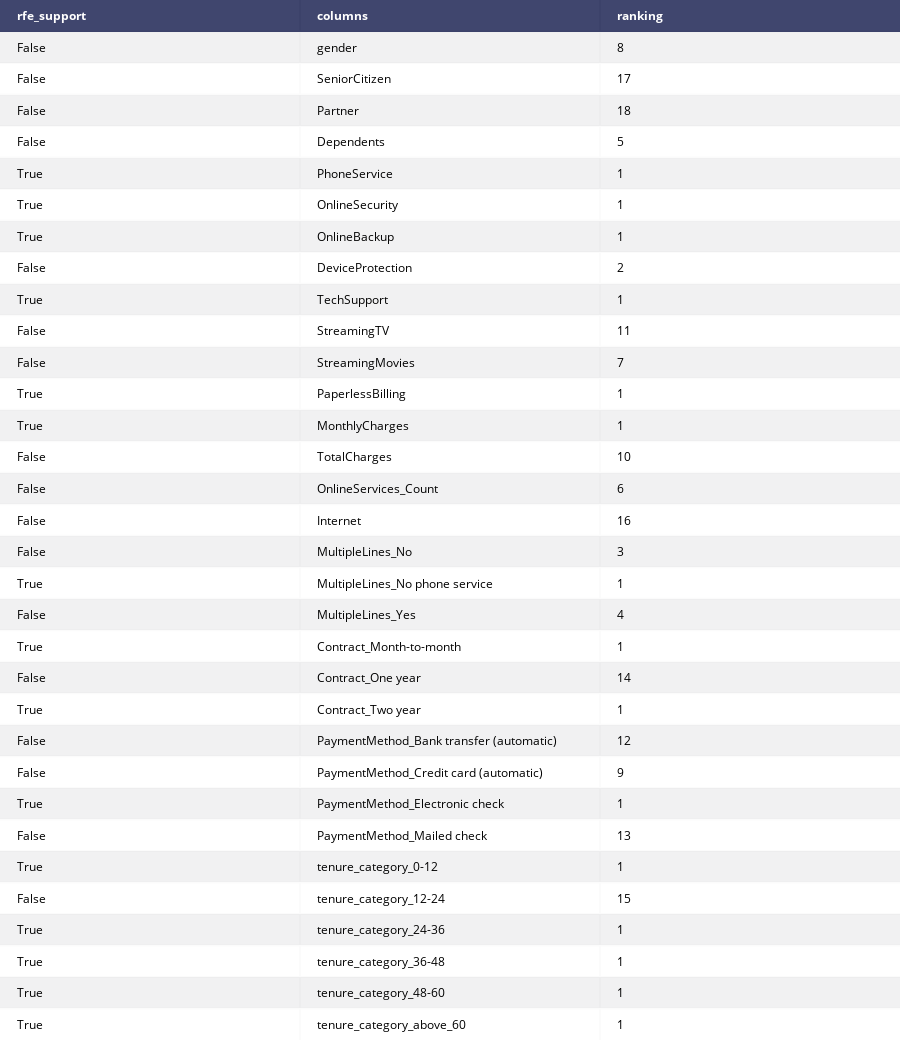

Notebook cell for this chart:
### Code cell
#Using RFE(Recursive Feature Elimination) to select top 15 features
from sklearn.feature_selection import RFE
LR = LogisticRegression()
#Initializing RFE model
rfe = RFE(LR,15)
#Transforming data using RFE
rfe_fit = rfe.fit(smt_X,smt_Y.values.ravel())
temp = pd.DataFrame({"rfe_support": rfe_fit.support_, 
                     "columns": features,
                     "ranking": rfe_fit.ranking_})
selected_features_rfe = temp[temp['rfe_support']==True]['columns'].tolist()
tab = ff.create_table(temp)
plotly.offline.iplot(tab)
print("\nSelected Features :\n" , selected_features_rfe)

### Figure 1 — Plotly figure (JSON) as saved in the notebook; plotly's stock layout.template omitted (floating-point values rounded to 4 significant figures)
{"data": [{"colorscale": [[0, "#00083e"], [0.5, "#ededee"], [1, "#ffffff"]], "hoverinfo": "none", "opacity": 0.75, "showscale": false, "type": "heatmap", "uid": "e3aceb17-c556-4a71-b114-b0abe436fd01", "z": [[0, 0, 0], [0.5, 0.5, 0.5], [1, 1, 1], [0.5, 0.5, 0.5], [1, 1, 1], [0.5, 0.5, 0.5], [1, 1, 1], [0.5, 0.5, 0.5], [1, 1, 1], [0.5, 0.5, 0.5], [1, 1, 1], [0.5, 0.5, 0.5], [1, 1, 1], [0.5, 0.5, 0.5], [1, 1, 1], [0.5, 0.5, 0.5], [1, 1, 1], [0.5, 0.5, 0.5], [1, 1, 1], [0.5, 0.5, 0.5], [1, 1, 1], [0.5, 0.5, 0.5], [1, 1, 1], [0.5, 0.5, 0.5], [1, 1, 1], [0.5, 0.5, 0.5], [1, 1, 1], [0.5, 0.5, 0.5], [1, 1, 1], [0.5, 0.5, 0.5], [1, 1, 1], [0.5, 0.5, 0.5], [1, 1, 1]]}], "layout": {"annotations": [{"align": "left", "font": {"color": "#ffffff"}, "showarrow": false, "text": "<b>rfe_support</b>", "x": -0.45, "xanchor": "left", "xref": "x", "y": 0, "yref": "y"}, {"align": "left", "font": {"color": "#ffffff"}, "showarrow": false, "text": "<b>columns</b>", "x": 0.55, "xanchor": "left", "xref": "x", "y": 0, "yref": "y"}, {"align": "left", "font": {"color": "#ffffff"}, "showarrow": false, "text": "<b>ranking</b>", "x": 1.55, "xanchor": "left", "xref": "x", "y": 0, "yref": "y"}, {"align": "left", "font": {"color": "#000000"}, "showarrow": false, "text": "False", "x": -0.45, "xanchor": "left", "xref": "x", "y": 1, "yref": "y"}, {"align": "left", "font": {"color": "#000000"}, "showarrow": false, "text": "gender", "x": 0.55, "xanchor": "left", "xref": "x", "y": 1, "yref": "y"}, {"align": "left", "font": {"color": "#000000"}, "showarrow": false, "text": "8", "x": 1.55, "xanchor": "left", "xref": "x", "y": 1, "yref": "y"}, {"align": "left", "font": {"color": "#000000"}, "showarrow": false, "text": "False", "x": -0.45, "xanchor": "left", "xref": "x", "y": 2, "yref": "y"}, {"align": "left", "font": {"color": "#000000"}, "showarrow": false, "text": "SeniorCitizen", "x": 0.55, "xanchor": "left", "xref": "x", "y": 2, "yref": "y"}, {"align": "left", "font": {"color": "#000000"}, "showarrow": false, "text": "17", "x": 1.55, "xanchor": "left", "xref": "x", "y": 2, "yref": "y"}, {"align": "left", "font": {"color": "#000000"}, "showarrow": false, "text": "False", "x": -0.45, "xanchor": "left", "xref": "x", "y": 3, "yref": "y"}, {"align": "left", "font": {"color": "#000000"}, "showarrow": false, "text": "Partner", "x": 0.55, "xanchor": "left", "xref": "x", "y": 3, "yref": "y"}, {"align": "left", "font": {"color": "#000000"}, "showarrow": false, "text": "18", "x": 1.55, "xanchor": "left", "xref": "x", "y": 3, "yref": "y"}, {"align": "left", "font": {"color": "#000000"}, "showarrow": false, "text": "False", "x": -0.45, "xanchor": "left", "xref": "x", "y": 4, "yref": "y"}, {"align": "left", "font": {"color": "#000000"}, "showarrow": false, "text": "Dependents", "x": 0.55, "xanchor": "left", "xref": "x", "y": 4, "yref": "y"}, {"align": "left", "font": {"color": "#000000"}, "showarrow": false, "text": "5", "x": 1.55, "xanchor": "left", "xref": "x", "y": 4, "yref": "y"}, {"align": "left", "font": {"color": "#000000"}, "showarrow": false, "text": "True", "x": -0.45, "xanchor": "left", "xref": "x", "y": 5, "yref": "y"}, {"align": "left", "font": {"color": "#000000"}, "showarrow": false, "text": "PhoneService", "x": 0.55, "xanchor": "left", "xref": "x", "y": 5, "yref": "y"}, {"align": "left", "font": {"color": "#000000"}, "showarrow": false, "text": "1", "x": 1.55, "xanchor": "left", "xref": "x", "y": 5, "yref": "y"}, {"align": "left", "font": {"color": "#000000"}, "showarrow": false, "text": "True", "x": -0.45, "xanchor": "left", "xref": "x", "y": 6, "yref": "y"}, {"align": "left", "font": {"color": "#000000"}, "showarrow": false, "text": "OnlineSecurity", "x": 0.55, "xanchor": "left", "xref": "x", "y": 6, "yref": "y"}, {"align": "left", "font": {"color": "#000000"}, "showarrow": false, "text": "1", "x": 1.55, "xanchor": "left", "xref": "x", "y": 6, "yref": "y"}, {"align": "left", "font": {"color": "#000000"}, "showarrow": false, "text": "True", "x": -0.45, "xanchor": "left", "xref": "x", "y": 7, "yref": "y"}, {"align": "left", "font": {"color": "#000000"}, "showarrow": false, "text": "OnlineBackup", "x": 0.55, "xanchor": "left", "xref": "x", "y": 7, "yref": "y"}, {"align": "left", "font": {"color": "#000000"}, "showarrow": false, "text": "1", "x": 1.55, "xanchor": "left", "xref": "x", "y": 7, "yref": "y"}, {"align": "left", "font": {"color": "#000000"}, "showarrow": false, "text": "False", "x": -0.45, "xanchor": "left", "xref": "x", "y": 8, "yref": "y"}, {"align": "left", "font": {"color": "#000000"}, "showarrow": false, "text": "DeviceProtection", "x": 0.55, "xanchor": "left", "xref": "x", "y": 8, "yref": "y"}, {"align": "left", "font": {"color": "#000000"}, "showarrow": false, "text": "2", "x": 1.55, "xanchor": "left", "xref": "x", "y": 8, "yref": "y"}, {"align": "left", "font": {"color": "#000000"}, "showarrow": false, "text": "True", "x": -0.45, "xanchor": "left", "xref": "x", "y": 9, "yref": "y"}, {"align": "left", "font": {"color": "#000000"}, "showarrow": false, "text": "TechSupport", "x": 0.55, "xanchor": "left", "xref": "x", "y": 9, "yref": "y"}, {"align": "left", "font": {"color": "#000000"}, "showarrow": false, "text": "1", "x": 1.55, "xanchor": "left", "xref": "x", "y": 9, "yref": "y"}, {"align": "left", "font": {"color": "#000000"}, "showarrow": false, "text": "False", "x": -0.45, "xanchor": "left", "xref": "x", "y": 10, "yref": "y"}, {"align": "left", "font": {"color": "#000000"}, "showarrow": false, "text": "StreamingTV", "x": 0.55, "xanchor": "left", "xref": "x", "y": 10, "yref": "y"}, {"align": "left", "font": {"color": "#000000"}, "showarrow": false, "text": "11", "x": 1.55, "xanchor": "left", "xref": "x", "y": 10, "yref": "y"}, {"align": "left", "font": {"color": "#000000"}, "showarrow": false, "text": "False", "x": -0.45, "xanchor": "left", "xref": "x", "y": 11, "yref": "y"}, {"align": "left", "font": {"color": "#000000"}, "showarrow": false, "text": "StreamingMovies", "x": 0.55, "xanchor": "left", "xref": "x", "y": 11, "yref": "y"}, {"align": "left", "font": {"color": "#000000"}, "showarrow": false, "text": "7", "x": 1.55, "xanchor": "left", "xref": "x", "y": 11, "yref": "y"}, {"align": "left", "font": {"color": "#000000"}, "showarrow": false, "text": "True", "x": -0.45, "xanchor": "left", "xref": "x", "y": 12, "yref": "y"}, {"align": "left", "font": {"color": "#000000"}, "showarrow": false, "text": "PaperlessBilling", "x": 0.55, "xanchor": "left", "xref": "x", "y": 12, "yref": "y"}, {"align": "left", "font": {"color": "#000000"}, "showarrow": false, "text": "1", "x": 1.55, "xanchor": "left", "xref": "x", "y": 12, "yref": "y"}, {"align": "left", "font": {"color": "#000000"}, "showarrow": false, "text": "True", "x": -0.45, "xanchor": "left", "xref": "x", "y": 13, "yref": "y"}, {"align": "left", "font": {"color": "#000000"}, "showarrow": false, "text": "MonthlyCharges", "x": 0.55, "xanchor": "left", "xref": "x", "y": 13, "yref": "y"}, {"align": "left", "font": {"color": "#000000"}, "showarrow": false, "text": "1", "x": 1.55, "xanchor": "left", "xref": "x", "y": 13, "yref": "y"}, {"align": "left", "font": {"color": "#000000"}, "showarrow": false, "text": "False", "x": -0.45, "xanchor": "left", "xref": "x", "y": 14, "yref": "y"}, {"align": "left", "font": {"color": "#000000"}, "showarrow": false, "text": "TotalCharges", "x": 0.55, "xanchor": "left", "xref": "x", "y": 14, "yref": "y"}, {"align": "left", "font": {"color": "#000000"}, "showarrow": false, "text": "10", "x": 1.55, "xanchor": "left", "xref": "x", "y": 14, "yref": "y"}, {"align": "left", "font": {"color": "#000000"}, "showarrow": false, "text": "False", "x": -0.45, "xanchor": "left", "xref": "x", "y": 15, "yref": "y"}, {"align": "left", "font": {"color": "#000000"}, "showarrow": false, "text": "OnlineServices_Count", "x": 0.55, "xanchor": "left", "xref": "x", "y": 15, "yref": "y"}, {"align": "left", "font": {"color": "#000000"}, "showarrow": false, "text": "6", "x": 1.55, "xanchor": "left", "xref": "x", "y": 15, "yref": "y"}, {"align": "left", "font": {"color": "#000000"}, "showarrow": false, "text": "False", "x": -0.45, "xanchor": "left", "xref": "x", "y": 16, "yref": "y"}, {"align": "left", "font": {"color": "#000000"}, "showarrow": false, "text": "Internet", "x": 0.55, "xanchor": "left", "xref": "x", "y": 16, "yref": "y"}, {"align": "left", "font": {"color": "#000000"}, "showarrow": false, "text": "16", "x": 1.55, "xanchor": "left", "xref": "x", "y": 16, "yref": "y"}, {"align": "left", "font": {"color": "#000000"}, "showarrow": false, "text": "False", "x": -0.45, "xanchor": "left", "xref": "x", "y": 17, "yref": "y"}, {"align": "left", "font": {"color": "#000000"}, "showarrow": false, "text": "MultipleLines_No", "x": 0.55, "xanchor": "left", "xref": "x", "y": 17, "yref": "y"}, {"align": "left", "font": {"color": "#000000"}, "showarrow": false, "text": "3", "x": 1.55, "xanchor": "left", "xref": "x", "y": 17, "yref": "y"}, {"align": "left", "font": {"color": "#000000"}, "showarrow": false, "text": "True", "x": -0.45, "xanchor": "left", "xref": "x", "y": 18, "yref": "y"}, {"align": "left", "font": {"color": "#000000"}, "showarrow": false, "text": "MultipleLines_No phone service", "x": 0.55, "xanchor": "left", "xref": "x", "y": 18, "yref": "y"}, {"align": "left", "font": {"color": "#000000"}, "showarrow": false, "text": "1", "x": 1.55, "xanchor": "left", "xref": "x", "y": 18, "yref": "y"}, {"align": "left", "font": {"color": "#000000"}, "showarrow": false, "text": "False", "x": -0.45, "xanchor": "left", "xref": "x", "y": 19, "yref": "y"}, {"align": "left", "font": {"color": "#000000"}, "showarrow": false, "text": "MultipleLines_Yes", "x": 0.55, "xanchor": "left", "xref": "x", "y": 19, "yref": "y"}, {"align": "left", "font": {"color": "#000000"}, "showarrow": false, "text": "4", "x": 1.55, "xanchor": "left", "xref": "x", "y": 19, "yref": "y"}, {"align": "left", "font": {"color": "#000000"}, "showarrow": false, "text": "True", "x": -0.45, "xanchor": "left", "xref": "x", "y": 20, "yref": "y"}, {"align": "left", "font": {"color": "#000000"}, "showarrow": false, "text": "Contract_Month-to-month", "x": 0.55, "xanchor": "left", "xref": "x", "y": 20, "yref": "y"}, {"align": "left", "font": {"color": "#000000"}, "showarrow": false, "text": "1", "x": 1.55, "xanchor": "left", "xref": "x", "y": 20, "yref": "y"}, {"align": "left", "font": {"color": "#000000"}, "showarrow": false, "text": "False", "x": -0.45, "xanchor": "left", "xref": "x", "y": 21, "yref": "y"}, {"align": "left", "font": {"color": "#000000"}, "showarrow": false, "text": "Contract_One year", "x": 0.55, "xanchor": "left", "xref": "x", "y": 21, "yref": "y"}, {"align": "left", "font": {"color": "#000000"}, "showarrow": false, "text": "14", "x": 1.55, "xanchor": "left", "xref": "x", "y": 21, "yref": "y"}, {"align": "left", "font": {"color": "#000000"}, "showarrow": false, "text": "True", "x": -0.45, "xanchor": "left", "xref": "x", "y": 22, "yref": "y"}, {"align": "left", "font": {"color": "#000000"}, "showarrow": false, "text": "Contract_Two year", "x": 0.55, "xanchor": "left", "xref": "x", "y": 22, "yref": "y"}, {"align": "left", "font": {"color": "#000000"}, "showarrow": false, "text": "1", "x": 1.55, "xanchor": "left", "xref": "x", "y": 22, "yref": "y"}, {"align": "left", "font": {"color": "#000000"}, "showarrow": false, "text": "False", "x": -0.45, "xanchor": "left", "xref": "x", "y": 23, "yref": "y"}, {"align": "left", "font": {"color": "#000000"}, "showarrow": false, "text": "PaymentMethod_Bank transfer (automatic)", "x": 0.55, "xanchor": "left", "xref": "x", "y": 23, "yref": "y"}, {"align": "left", "font": {"color": "#000000"}, "showarrow": false, "text": "12", "x": 1.55, "xanchor": "left", "xref": "x", "y": 23, "yref": "y"}, {"align": "left", "font": {"color": "#000000"}, "showarrow": false, "text": "False", "x": -0.45, "xanchor": "left", "xref": "x", "y": 24, "yref": "y"}, {"align": "left", "font": {"color": "#000000"}, "showarrow": false, "text": "PaymentMethod_Credit card (automatic)", "x": 0.55, "xanchor": "left", "xref": "x", "y": 24, "yref": "y"}, {"align": "left", "font": {"color": "#000000"}, "showarrow": false, "text": "9", "x": 1.55, "xanchor": "left", "xref": "x", "y": 24, "yref": "y"}, {"align": "left", "font": {"color": "#000000"}, "showarrow": false, "text": "True", "x": -0.45, "xanchor": "left", "xref": "x", "y": 25, "yref": "y"}, {"align": "left", "font": {"color": "#000000"}, "showarrow": false, "text": "PaymentMethod_Electronic check", "x": 0.55, "xanchor": "left", "xref": "x", "y": 25, "yref": "y"}, {"align": "left", "font": {"color": "#000000"}, "showarrow": false, "text": "1", "x": 1.55, "xanchor": "left", "xref": "x", "y": 25, "yref": "y"}, {"align": "left", "font": {"color": "#000000"}, "showarrow": false, "text": "False", "x": -0.45, "xanchor": "left", "xref": "x", "y": 26, "yref": "y"}, {"align": "left", "font": {"color": "#000000"}, "showarrow": false, "text": "PaymentMethod_Mailed check", "x": 0.55, "xanchor": "left", "xref": "x", "y": 26, "yref": "y"}, {"align": "left", "font": {"color": "#000000"}, "showarrow": false, "text": "13", "x": 1.55, "xanchor": "left", "xref": "x", "y": 26, "yref": "y"}, {"align": "left", "font": {"color": "#000000"}, "showarrow": false, "text": "True", "x": -0.45, "xanchor": "left", "xref": "x", "y": 27, "yref": "y"}, {"align": "left", "font": {"color": "#000000"}, "showarrow": false, "text": "tenure_category_0-12", "x": 0.55, "xanchor": "left", "xref": "x", "y": 27, "yref": "y"}, {"align": "left", "font": {"color": "#000000"}, "showarrow": false, "text": "1", "x": 1.55, "xanchor": "left", "xref": "x", "y": 27, "yref": "y"}, {"align": "left", "font": {"color": "#000000"}, "showarrow": false, "text": "False", "x": -0.45, "xanchor": "left", "xref": "x", "y": 28, "yref": "y"}, {"align": "left", "font": {"color": "#000000"}, "showarrow": false, "text": "tenure_category_12-24", "x": 0.55, "xanchor": "left", "xref": "x", "y": 28, "yref": "y"}, {"align": "left", "font": {"color": "#000000"}, "showarrow": false, "text": "15", "x": 1.55, "xanchor": "left", "xref": "x", "y": 28, "yref": "y"}, {"align": "left", "font": {"color": "#000000"}, "showarrow": false, "text": "True", "x": -0.45, "xanchor": "left", "xref": "x", "y": 29, "yref": "y"}, {"align": "left", "font": {"color": "#000000"}, "showarrow": false, "text": "tenure_category_24-36", "x": 0.55, "xanchor": "left", "xref": "x", "y": 29, "yref": "y"}, {"align": "left", "font": {"color": "#000000"}, "showarrow": false, "text": "1", "x": 1.55, "xanchor": "left", "xref": "x", "y": 29, "yref": "y"}, {"align": "left", "font": {"color": "#000000"}, "showarrow": false, "text": "True", "x": -0.45, "xanchor": "left", "xref": "x", "y": 30, "yref": "y"}, {"align": "left", "font": {"color": "#000000"}, "showarrow": false, "text": "tenure_category_36-48", "x": 0.55, "xanchor": "left", "xref": "x", "y": 30, "yref": "y"}, {"align": "left", "font": {"color": "#000000"}, "showarrow": false, "text": "1", "x": 1.55, "xanchor": "left", "xref": "x", "y": 30, "yref": "y"}, {"align": "left", "font": {"color": "#000000"}, "showarrow": false, "text": "True", "x": -0.45, "xanchor": "left", "xref": "x", "y": 31, "yref": "y"}, {"align": "left", "font": {"color": "#000000"}, "showarrow": false, "text": "tenure_category_48-60", "x": 0.55, "xanchor": "left", "xref": "x", "y": 31, "yref": "y"}, {"align": "left", "font": {"color": "#000000"}, "showarrow": false, "text": "1", "x": 1.55, "xanchor": "left", "xref": "x", "y": 31, "yref": "y"}, {"align": "left", "font": {"color": "#000000"}, "showarrow": false, "text": "True", "x": -0.45, "xanchor": "left", "xref": "x", "y": 32, "yref": "y"}, {"align": "left", "font": {"color": "#000000"}, "showarrow": false, "text": "tenure_category_above_60", "x": 0.55, "xanchor": "left", "xref": "x", "y": 32, "yref": "y"}, {"align": "left", "font": {"color": "#000000"}, "showarrow": false, "text": "1", "x": 1.55, "xanchor": "left", "xref": "x", "y": 32, "yref": "y"}], "height": 1040, "margin": {"b": 0, "l": 0, "r": 0, "t": 0}, "xaxis": {"dtick": 1, "gridwidth": 2, "showticklabels": false, "tick0": -0.5, "ticks": "", "zeroline": false}, "yaxis": {"autorange": "reversed", "dtick": 1, "gridwidth": 2, "showticklabels": false, "tick0": 0.5, "ticks": "", "zeroline": false}}}
